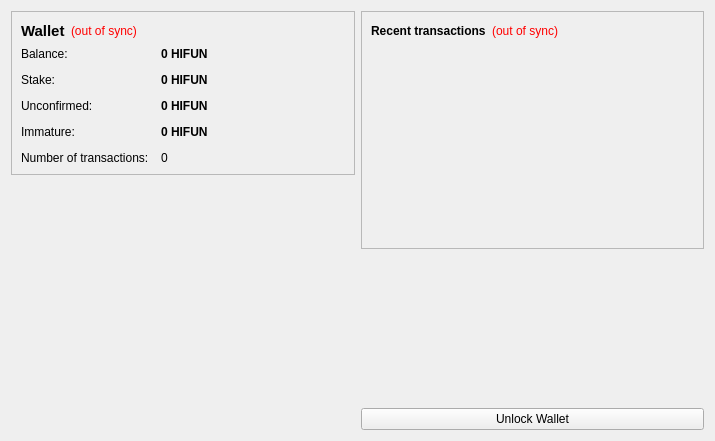
<?xml version="1.0" encoding="UTF-8"?>
<ui version="4.0">
 <class>OverviewPage</class>
 <widget class="QWidget" name="OverviewPage">
  <property name="geometry">
   <rect>
    <x>0</x>
    <y>0</y>
    <width>715</width>
    <height>441</height>
   </rect>
  </property>
  <property name="windowTitle">
   <string>Form</string>
  </property>
  <layout class="QHBoxLayout" name="horizontalLayout" stretch="1,1">
   <item>
    <layout class="QVBoxLayout" name="verticalLayout_2">
     <item>
      <widget class="QFrame" name="frame">
       <property name="frameShape">
        <enum>QFrame::StyledPanel</enum>
       </property>
       <property name="frameShadow">
        <enum>QFrame::Raised</enum>
       </property>
       <layout class="QVBoxLayout" name="verticalLayout_4">
        <item>
         <layout class="QHBoxLayout" name="horizontalLayout_4">
          <item>
           <widget class="QLabel" name="label_5">
            <property name="font">
             <font>
              <pointsize>11</pointsize>
              <weight>75</weight>
              <bold>true</bold>
             </font>
            </property>
            <property name="text">
             <string>Wallet</string>
            </property>
           </widget>
          </item>
          <item>
           <widget class="QLabel" name="labelWalletStatus">
            <property name="toolTip">
             <string>The displayed information may be out of date. Your wallet automatically synchronizes with the SatoshiFUN network after a connection is established, but this process has not completed yet.</string>
            </property>
            <property name="styleSheet">
             <string notr="true">QLabel { color: red; }</string>
            </property>
            <property name="text">
             <string notr="true">(out of sync)</string>
            </property>
            <property name="alignment">
             <set>Qt::AlignLeading|Qt::AlignLeft|Qt::AlignVCenter</set>
            </property>
           </widget>
          </item>
          <item>
           <spacer name="horizontalSpacer_2">
            <property name="orientation">
             <enum>Qt::Horizontal</enum>
            </property>
            <property name="sizeHint" stdset="0">
             <size>
              <width>40</width>
              <height>20</height>
             </size>
            </property>
           </spacer>
          </item>
         </layout>
        </item>
        <item>
         <layout class="QFormLayout" name="formLayout_2">
          <property name="fieldGrowthPolicy">
           <enum>QFormLayout::AllNonFixedFieldsGrow</enum>
          </property>
          <property name="horizontalSpacing">
           <number>12</number>
          </property>
          <property name="verticalSpacing">
           <number>12</number>
          </property>
          <item row="0" column="0">
           <widget class="QLabel" name="label">
            <property name="text">
             <string>Balance:</string>
            </property>
           </widget>
          </item>
          <item row="0" column="1">
           <widget class="QLabel" name="labelBalance">
            <property name="font">
             <font>
              <weight>75</weight>
              <bold>true</bold>
             </font>
            </property>
            <property name="cursor">
             <cursorShape>IBeamCursor</cursorShape>
            </property>
            <property name="toolTip">
             <string>Your current balance</string>
            </property>
            <property name="text">
             <string notr="true">0 HIFUN</string>
            </property>
            <property name="textInteractionFlags">
             <set>Qt::LinksAccessibleByMouse|Qt::TextSelectableByKeyboard|Qt::TextSelectableByMouse</set>
            </property>
           </widget>
          </item>
          <item row="1" column="0">
           <widget class="QLabel" name="label_6">
            <property name="text">
             <string>Stake:</string>
            </property>
           </widget>
          </item>
          <item row="1" column="1">
           <widget class="QLabel" name="labelStake">
            <property name="font">
             <font>
              <weight>75</weight>
              <bold>true</bold>
             </font>
            </property>
            <property name="cursor">
             <cursorShape>IBeamCursor</cursorShape>
            </property>
            <property name="toolTip">
             <string>Total of coins that was staked, and do not yet count toward the current balance</string>
            </property>
            <property name="text">
             <string notr="true">0 HIFUN</string>
            </property>
            <property name="textInteractionFlags">
             <set>Qt::LinksAccessibleByMouse|Qt::TextSelectableByKeyboard|Qt::TextSelectableByMouse</set>
            </property>
           </widget>
          </item>
          <item row="2" column="0">
           <widget class="QLabel" name="label_3">
            <property name="text">
             <string>Unconfirmed:</string>
            </property>
           </widget>
          </item>
          <item row="2" column="1">
           <widget class="QLabel" name="labelUnconfirmed">
            <property name="font">
             <font>
              <weight>75</weight>
              <bold>true</bold>
             </font>
            </property>
            <property name="cursor">
             <cursorShape>IBeamCursor</cursorShape>
            </property>
            <property name="toolTip">
             <string>Total of transactions that have yet to be confirmed, and do not yet count toward the current balance</string>
            </property>
            <property name="text">
             <string notr="true">0 HIFUN</string>
            </property>
            <property name="textInteractionFlags">
             <set>Qt::LinksAccessibleByMouse|Qt::TextSelectableByKeyboard|Qt::TextSelectableByMouse</set>
            </property>
           </widget>
          </item>
          <item row="3" column="0">
           <widget class="QLabel" name="labelImmatureText">
            <property name="text">
             <string>Immature:</string>
            </property>
           </widget>
          </item>
          <item row="3" column="1">
           <widget class="QLabel" name="labelImmature">
            <property name="font">
             <font>
              <weight>75</weight>
              <bold>true</bold>
             </font>
            </property>
            <property name="toolTip">
             <string>Mined balance that has not yet matured</string>
            </property>
            <property name="text">
             <string notr="true">0 HIFUN</string>
            </property>
            <property name="textInteractionFlags">
             <set>Qt::LinksAccessibleByMouse|Qt::TextSelectableByKeyboard|Qt::TextSelectableByMouse</set>
            </property>
           </widget>
          </item>
          <item row="4" column="0">
           <widget class="QLabel" name="label_2">
            <property name="text">
             <string>Number of transactions:</string>
            </property>
           </widget>
          </item>
          <item row="4" column="1">
           <widget class="QLabel" name="labelNumTransactions">
            <property name="toolTip">
             <string>Total number of transactions in wallet</string>
            </property>
            <property name="text">
             <string notr="true">0</string>
            </property>
           </widget>
          </item>
         </layout>
        </item>
       </layout>
      </widget>
     </item>
     <item>
      <spacer name="verticalSpacer">
       <property name="orientation">
        <enum>Qt::Vertical</enum>
       </property>
       <property name="sizeHint" stdset="0">
        <size>
         <width>20</width>
         <height>40</height>
        </size>
       </property>
      </spacer>
     </item>
     <item>
      <widget class="QLabel" name="label_6">
       <property name="text">
        <string/>
       </property>
       <property name="pixmap">
        <pixmap resource="../bitcoin.qrc">:/images/backg</pixmap>
       </property>
       <property name="scaledContents">
        <bool>false</bool>
       </property>
       <property name="alignment">
        <set>Qt::AlignCenter</set>
       </property>
       <property name="margin">
        <number>-2</number>
       </property>
      </widget>
     </item>
    </layout>
   </item>
   <item>
    <layout class="QVBoxLayout" name="verticalLayout_3">
     <item>
      <widget class="QFrame" name="frame_2">
       <property name="frameShape">
        <enum>QFrame::StyledPanel</enum>
       </property>
       <property name="frameShadow">
        <enum>QFrame::Raised</enum>
       </property>
       <layout class="QVBoxLayout" name="verticalLayout">
        <item>
         <layout class="QHBoxLayout" name="horizontalLayout_2">
          <item>
           <widget class="QLabel" name="label_4">
            <property name="text">
             <string>&lt;b&gt;Recent transactions&lt;/b&gt;</string>
            </property>
           </widget>
          </item>
          <item>
           <widget class="QLabel" name="labelTransactionsStatus">
            <property name="toolTip">
             <string>The displayed information may be out of date. Your wallet automatically synchronizes with the SatoshiFUN network after a connection is established, but this process has not completed yet.</string>
            </property>
            <property name="styleSheet">
             <string notr="true">QLabel { color: red; }</string>
            </property>
            <property name="text">
             <string notr="true">(out of sync)</string>
            </property>
            <property name="alignment">
             <set>Qt::AlignRight|Qt::AlignTrailing|Qt::AlignVCenter</set>
            </property>
           </widget>
          </item>
          <item>
           <spacer name="horizontalSpacer">
            <property name="orientation">
             <enum>Qt::Horizontal</enum>
            </property>
            <property name="sizeHint" stdset="0">
             <size>
              <width>40</width>
              <height>20</height>
             </size>
            </property>
           </spacer>
          </item>
         </layout>
        </item>
        <item>
         <widget class="QListView" name="listTransactions">
          <property name="styleSheet">
           <string notr="true">QListView { background: transparent; }</string>
          </property>
          <property name="frameShape">
           <enum>QFrame::NoFrame</enum>
          </property>
          <property name="verticalScrollBarPolicy">
           <enum>Qt::ScrollBarAlwaysOff</enum>
          </property>
          <property name="horizontalScrollBarPolicy">
           <enum>Qt::ScrollBarAlwaysOff</enum>
          </property>
          <property name="selectionMode">
           <enum>QAbstractItemView::NoSelection</enum>
          </property>
         </widget>
        </item>
       </layout>
      </widget>
     </item>
     <item>
      <spacer name="verticalSpacer_2">
       <property name="orientation">
        <enum>Qt::Vertical</enum>
       </property>
       <property name="sizeHint" stdset="0">
        <size>
         <width>20</width>
         <height>40</height>
        </size>
       </property>
      </spacer>
     </item>
     <item>
      <widget class="QPushButton" name="unlockWalletButton">
       <property name="text">
        <string>Unlock Wallet</string>
       </property>
      </widget>
     </item>
    </layout>
   </item>
  </layout>
 </widget>
 <resources>
  <include location="../bitcoin.qrc"/>
 </resources>
 <connections/>
</ui>
